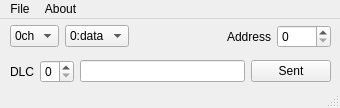
<?xml version="1.0" encoding="UTF-8"?>
<ui version="4.0">
 <class>MainWindow</class>
 <widget class="QMainWindow" name="MainWindow">
  <property name="windowModality">
   <enum>Qt::WindowModal</enum>
  </property>
  <property name="geometry">
   <rect>
    <x>0</x>
    <y>0</y>
    <width>340</width>
    <height>108</height>
   </rect>
  </property>
  <property name="minimumSize">
   <size>
    <width>340</width>
    <height>108</height>
   </size>
  </property>
  <property name="maximumSize">
   <size>
    <width>340</width>
    <height>108</height>
   </size>
  </property>
  <property name="windowTitle">
   <string>CAN communication</string>
  </property>
  <property name="animated">
   <bool>true</bool>
  </property>
  <widget class="QWidget" name="centralwidget">
   <widget class="QWidget" name="verticalLayoutWidget">
    <property name="geometry">
     <rect>
      <x>10</x>
      <y>0</y>
      <width>321</width>
      <height>71</height>
     </rect>
    </property>
    <layout class="QVBoxLayout" name="verticalLayout">
     <item>
      <layout class="QHBoxLayout" name="horizontalLayout">
       <item>
        <widget class="QComboBox" name="comboBox">
         <property name="toolTip">
          <string/>
         </property>
         <property name="statusTip">
          <string>Channel select</string>
         </property>
         <item>
          <property name="text">
           <string>0ch</string>
          </property>
         </item>
         <item>
          <property name="text">
           <string>1ch</string>
          </property>
         </item>
        </widget>
       </item>
       <item>
        <widget class="QComboBox" name="comboBox_2">
         <property name="toolTip">
          <string/>
         </property>
         <property name="statusTip">
          <string>FrameType select</string>
         </property>
         <item>
          <property name="text">
           <string>0:data</string>
          </property>
         </item>
         <item>
          <property name="text">
           <string>1:rtr</string>
          </property>
         </item>
        </widget>
       </item>
       <item>
        <spacer name="horizontalSpacer">
         <property name="orientation">
          <enum>Qt::Horizontal</enum>
         </property>
         <property name="sizeHint" stdset="0">
          <size>
           <width>40</width>
           <height>20</height>
          </size>
         </property>
        </spacer>
       </item>
       <item>
        <widget class="QLabel" name="label">
         <property name="text">
          <string>Address</string>
         </property>
        </widget>
       </item>
       <item>
        <widget class="QSpinBox" name="spinBox">
         <property name="toolTip">
          <string/>
         </property>
         <property name="statusTip">
          <string>Address</string>
         </property>
         <property name="maximum">
          <number>2047</number>
         </property>
        </widget>
       </item>
      </layout>
     </item>
     <item>
      <layout class="QHBoxLayout" name="horizontalLayout_2">
       <item>
        <widget class="QLabel" name="label_2">
         <property name="text">
          <string>DLC</string>
         </property>
        </widget>
       </item>
       <item>
        <widget class="QSpinBox" name="spinBox_2">
         <property name="toolTip">
          <string/>
         </property>
         <property name="statusTip">
          <string>Data Length Code</string>
         </property>
         <property name="maximum">
          <number>8</number>
         </property>
        </widget>
       </item>
       <item>
        <widget class="QLineEdit" name="lineEdit">
         <property name="statusTip">
          <string>Message</string>
         </property>
        </widget>
       </item>
       <item>
        <widget class="QPushButton" name="pushButton">
         <property name="toolTip">
          <string/>
         </property>
         <property name="statusTip">
          <string>Sent</string>
         </property>
         <property name="text">
          <string>Sent</string>
         </property>
        </widget>
       </item>
      </layout>
     </item>
    </layout>
   </widget>
  </widget>
  <widget class="QMenuBar" name="menubar">
   <property name="geometry">
    <rect>
     <x>0</x>
     <y>0</y>
     <width>340</width>
     <height>20</height>
    </rect>
   </property>
   <widget class="QMenu" name="menuFile">
    <property name="title">
     <string>File</string>
    </property>
    <addaction name="actionExit"/>
   </widget>
   <widget class="QMenu" name="menuAbout">
    <property name="title">
     <string>About</string>
    </property>
    <addaction name="actionAbout_Us"/>
   </widget>
   <addaction name="menuFile"/>
   <addaction name="menuAbout"/>
  </widget>
  <widget class="QStatusBar" name="statusbar"/>
  <action name="actionExit">
   <property name="text">
    <string>Exit</string>
   </property>
   <property name="statusTip">
    <string>Application close</string>
   </property>
  </action>
  <action name="actionAbout_Us">
   <property name="text">
    <string>info</string>
   </property>
   <property name="statusTip">
    <string>Infomation</string>
   </property>
  </action>
 </widget>
 <resources/>
 <connections>
  <connection>
   <sender>spinBox</sender>
   <signal>valueChanged(int)</signal>
   <receiver>MainWindow</receiver>
   <slot>ADD(int)</slot>
   <hints>
    <hint type="sourcelabel">
     <x>310</x>
     <y>30</y>
    </hint>
    <hint type="destinationlabel">
     <x>503</x>
     <y>39</y>
    </hint>
   </hints>
  </connection>
  <connection>
   <sender>comboBox_2</sender>
   <signal>activated(int)</signal>
   <receiver>MainWindow</receiver>
   <slot>frameType(int)</slot>
   <hints>
    <hint type="sourcelabel">
     <x>138</x>
     <y>47</y>
    </hint>
    <hint type="destinationlabel">
     <x>198</x>
     <y>37</y>
    </hint>
   </hints>
  </connection>
  <connection>
   <sender>comboBox</sender>
   <signal>activated(int)</signal>
   <receiver>MainWindow</receiver>
   <slot>chSelect(int)</slot>
   <hints>
    <hint type="sourcelabel">
     <x>63</x>
     <y>47</y>
    </hint>
    <hint type="destinationlabel">
     <x>198</x>
     <y>28</y>
    </hint>
   </hints>
  </connection>
  <connection>
   <sender>spinBox_2</sender>
   <signal>valueChanged(int)</signal>
   <receiver>MainWindow</receiver>
   <slot>DLC(int)</slot>
   <hints>
    <hint type="sourcelabel">
     <x>63</x>
     <y>74</y>
    </hint>
    <hint type="destinationlabel">
     <x>4</x>
     <y>62</y>
    </hint>
   </hints>
  </connection>
  <connection>
   <sender>pushButton</sender>
   <signal>released()</signal>
   <receiver>MainWindow</receiver>
   <slot>Sent()</slot>
   <hints>
    <hint type="sourcelabel">
     <x>308</x>
     <y>69</y>
    </hint>
    <hint type="destinationlabel">
     <x>336</x>
     <y>69</y>
    </hint>
   </hints>
  </connection>
  <connection>
   <sender>pushButton</sender>
   <signal>released()</signal>
   <receiver>lineEdit</receiver>
   <slot>clear()</slot>
   <hints>
    <hint type="sourcelabel">
     <x>276</x>
     <y>81</y>
    </hint>
    <hint type="destinationlabel">
     <x>206</x>
     <y>76</y>
    </hint>
   </hints>
  </connection>
  <connection>
   <sender>lineEdit</sender>
   <signal>textChanged(QString)</signal>
   <receiver>MainWindow</receiver>
   <slot>DATA(QString)</slot>
   <hints>
    <hint type="sourcelabel">
     <x>182</x>
     <y>66</y>
    </hint>
    <hint type="destinationlabel">
     <x>179</x>
     <y>51</y>
    </hint>
   </hints>
  </connection>
 </connections>
 <slots>
  <slot>ADD(int)</slot>
  <slot>frameType(int)</slot>
  <slot>chSelect(int)</slot>
  <slot>DLC(int)</slot>
  <slot>Sent()</slot>
  <slot>DATA(QString)</slot>
 </slots>
</ui>
